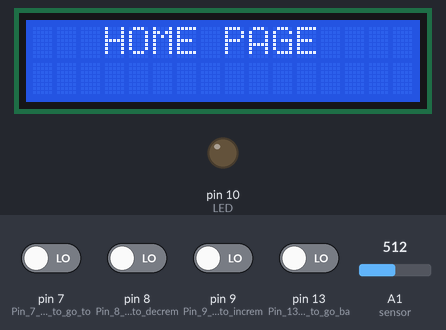
Bench run of a sketch on a simulated Arduino Uno, built with avr-gcc and run on an emulated ATmega328P. On the bench: 16×2 character LCD, output pins drawn as LEDs (lit = HIGH). Inputs (shaded band) come from the test bench; at power-on: pin 7 (Pin_7_is_the_PB_to_go_to), pin 8 (Pin_8_is_the_PB_to_decrem), pin 9 (Pin_9_is_the_PB_to_increm), pin 13 (Pin_13_is_the_PB_to_go_ba) LOW, A1 (sensor) = 512. What the sketch prints to the serial monitor is not drawn.

Above: at 1.2 s.
1.3 s: pin 13 (Pin_13_is_the_PB_to_go_ba) driven HIGH
At 1.78 s:
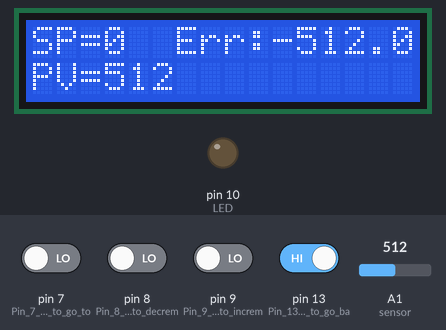
3.4 s: A1 (sensor) set to 716
At 3.63 s:
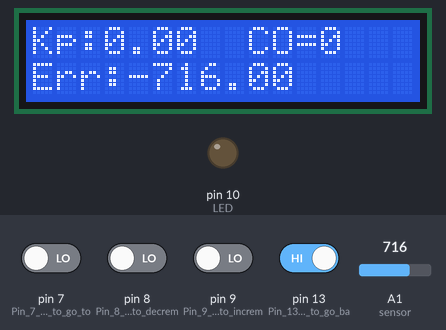
5.0 s: pin 9 (Pin_9_is_the_PB_to_increm) driven HIGH
At 5.48 s:
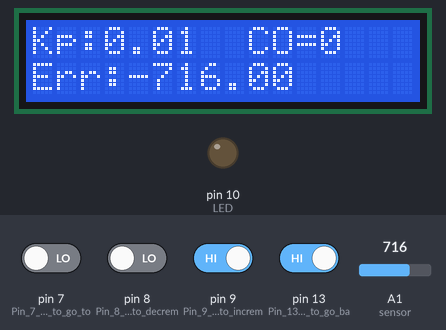
6.8 s: pin 7 (Pin_7_is_the_PB_to_go_to) driven HIGH
At 7.12 s:
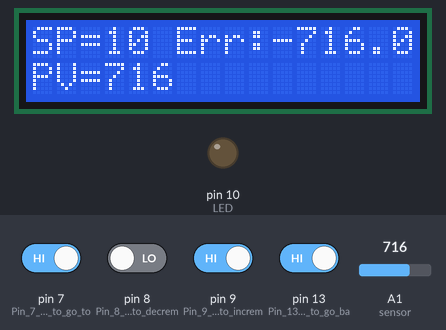
8.5 s: A1 (sensor) set to 0
At 9.58 s:
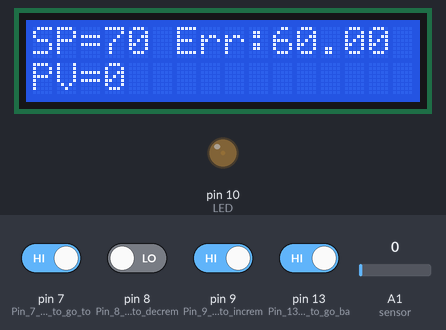
11.3 s: pin 7 (Pin_7_is_the_PB_to_go_to) driven LOW
At 11.53 s:
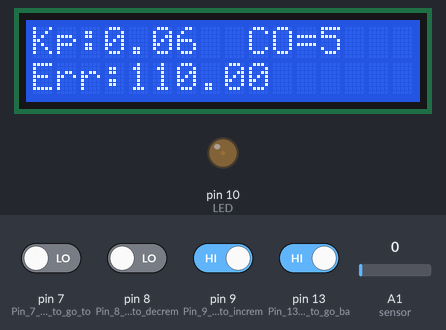
Timing chart, 0 to 30.1 s (numbered marks = the images above; inputs shaded):
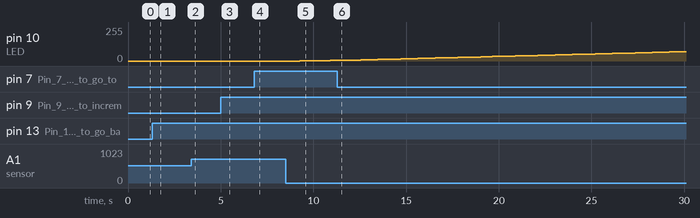

Measured:
- after the input at 1.3 s, the display: first changes after 0.28 s (image 1 shows a later state)
- after the input at 3.4 s, the display: first differs from a run without the input after 0.13 s (image 2)
- after the input at 5.0 s, the display: first differs from a run without the input after 0.38 s (image 3)
- after the input at 8.5 s, pin 10 (LED): 0/255 → 2/255 after 0.78 s, → 3/255 0.82 s later, → 4/255 0.82 s later
- after the input at 11.3 s, the display: first differs from a run without the input after 0.13 s (image 6)

The sketch:

Pcontrol.ino
```cpp
/*  This program is a P control that is one of the process control. P control will show the error by using an LED   */

/*Analog input pin*/
int sensor= A1;                                    // Sensor pin for PV

/* Input values */
float Error= 0;                                    // Error value
int PV= 0;                                         // Process Variable value
int CO= 0;                                         // Control output value
int screen= 0;                                     // Screen page
int Setpoint= 0;                                   // Setpoint value
float pGain= 0;                                    // pGain value

/* Input pin number */
int up=9;                                          // Push Button UP pin
int down=8;                                        // Push Butotn DOWN pin
int LED=10;                                        // LED pin number
int nextP=13;                                      // "Next" screen
int prevP=7;                                       // "Previous" screen

#include <LiquidCrystal.h>                        // LCD display library
const int rs=12, en=11, d4=5, d5=4, d6=3, d7=2;   // Pin numbers for each connection
LiquidCrystal lcd(rs, en ,d4, d5, d6, d7);        // Name or Initials for each connection


void setup() {                                    // put your setup code here, to run once:
 pinMode(LED, OUTPUT);                               // LED is an output
 pinMode(9, INPUT);                                  // Pin 9 is the PB to increment a value
 pinMode(8, INPUT);                                  // Pin 8 is the PB to decrement a value
 pinMode(7, INPUT);                                  // Pin 7 is the PB to go to the next screen
 pinMode(13, INPUT);                                 // Pin 13 is the PB to go back to the previous screen
 Serial.begin(9600);                                 // 9600 bits per second(baud rate)
 lcd.begin(16,2);                                    // #columns, #rows
}

void loop() {                                    // put your main code here, to run repeatedly:
 analogWrite(LED, CO);                               // Writing the CO to the actuator
 PV= analogRead(sensor);                             // read the value from the sensor, the value will be between 0-1024
 Error= Setpoint-PV;                                 // Error is the difference of Setpoint and the Process variable
 CO = pGain*Error;                                   // CO is the multiplication of Gain and Error
                          /*CO CAPING*/
 if (CO>255){                                        // Use the IF condition to set the limit of 255 max for CO
  CO=255;}

 if (CO<0) {                                         // Use the IF condition to set the limit of 255 min for CO
  CO = 0;}

                          /*PB input*/
 up = digitalRead(9);                                // Input pin 9 for PB UP
 down = digitalRead(8);                              // Input pin 8 for PB DOWN


                         /* Condition for changing screens */
nextP=digitalRead(13);                               // Condition to change screen to another screen
  if (nextP==1){
  screen=screen+1;
  lcd.clear();}
  if (screen>2){
   screen=2;
  }
  delay(100);
prevP = digitalRead(7);                             // Condition to change screen to go to previous screen
  if (prevP == 1){
  screen=screen-1;
  lcd.clear();
  if(screen<0){
  screen = 0;
  }
  delay(100);
}

                       /* Switch case for the second screen display */
 switch(screen){
  case 1:{
    if (up == 1){                                 // condition of PB UP for set point
  Setpoint = Setpoint + 10;                       // SP with an increment of 10
 }
  if (down== 1){                                  // condition of PB DOWN for set point
 Setpoint = Setpoint - 10;                        // SP with an decrement of 10
 }

  if (Setpoint<0){                                // caping for set point minimum
 Setpoint=0;}

                       /* LCD displays SP,PV and Error on the second screen */
    lcd.setCursor(0,0);
    lcd.print("SP=");
    lcd.setCursor(3,0);
    lcd.print(Setpoint);
    lcd.setCursor(0,1);
    lcd.print("PV=");
    lcd.print(PV);
    lcd.setCursor(6,0);
    lcd.print("Err:");
    lcd.setCursor(10,0);
    lcd.print(Error);
  }
  break;                                         // To end switch case


                      /* Switch case for the third screen display */
  case 2: {
    if (up == 1){                                // condition of PB UP for pGain
  pGain = pGain + 0.01;                          // pGain with an increment of 0.01
 }
 if (down == 1){                                 // condition of PB DOWN for pGain
  pGain = pGain - 0.01;                          // pGain with an decrement of 0.01
 }
  if (pGain<0){                                  // Caping for pGain
 pGain=0;}

                    /* LCD displays CO, pGain, and Error on the second screen */
 lcd.setCursor(9,0);
 lcd.print("CO=");
 lcd.setCursor(12,0);
 lcd.print(CO);
 lcd.setCursor(0,0);
 lcd.print("Kp:");
 lcd.setCursor(3,0);
 lcd.print(pGain);
 lcd.setCursor(0,1);
 lcd.print("Err:");
 lcd.setCursor(4,1);
 lcd.print(Error);
  }
 break;                                         // To end switch case
 default:{                                      // To keep the main(1st) screen as the home page
    lcd.setCursor(3,0);
    lcd.print("HOME PAGE");
 }
 }

                    /*  To read the values on the serial monitor  */
 Serial.print("Setpoint = ");
 Serial.print(Setpoint);
 Serial.print("\t");
 Serial.print(" PV = ");
 Serial.print(PV);
 Serial.print("\t");
 Serial.print("pGain= ");
 Serial.print(pGain);
 Serial.print("\t");
 Serial.print("CO= ");
 Serial.print(CO);
 Serial.print("\t");
 Serial.print(" Error = ");
 Serial.println(Error);

 delay(200);


 }
```
